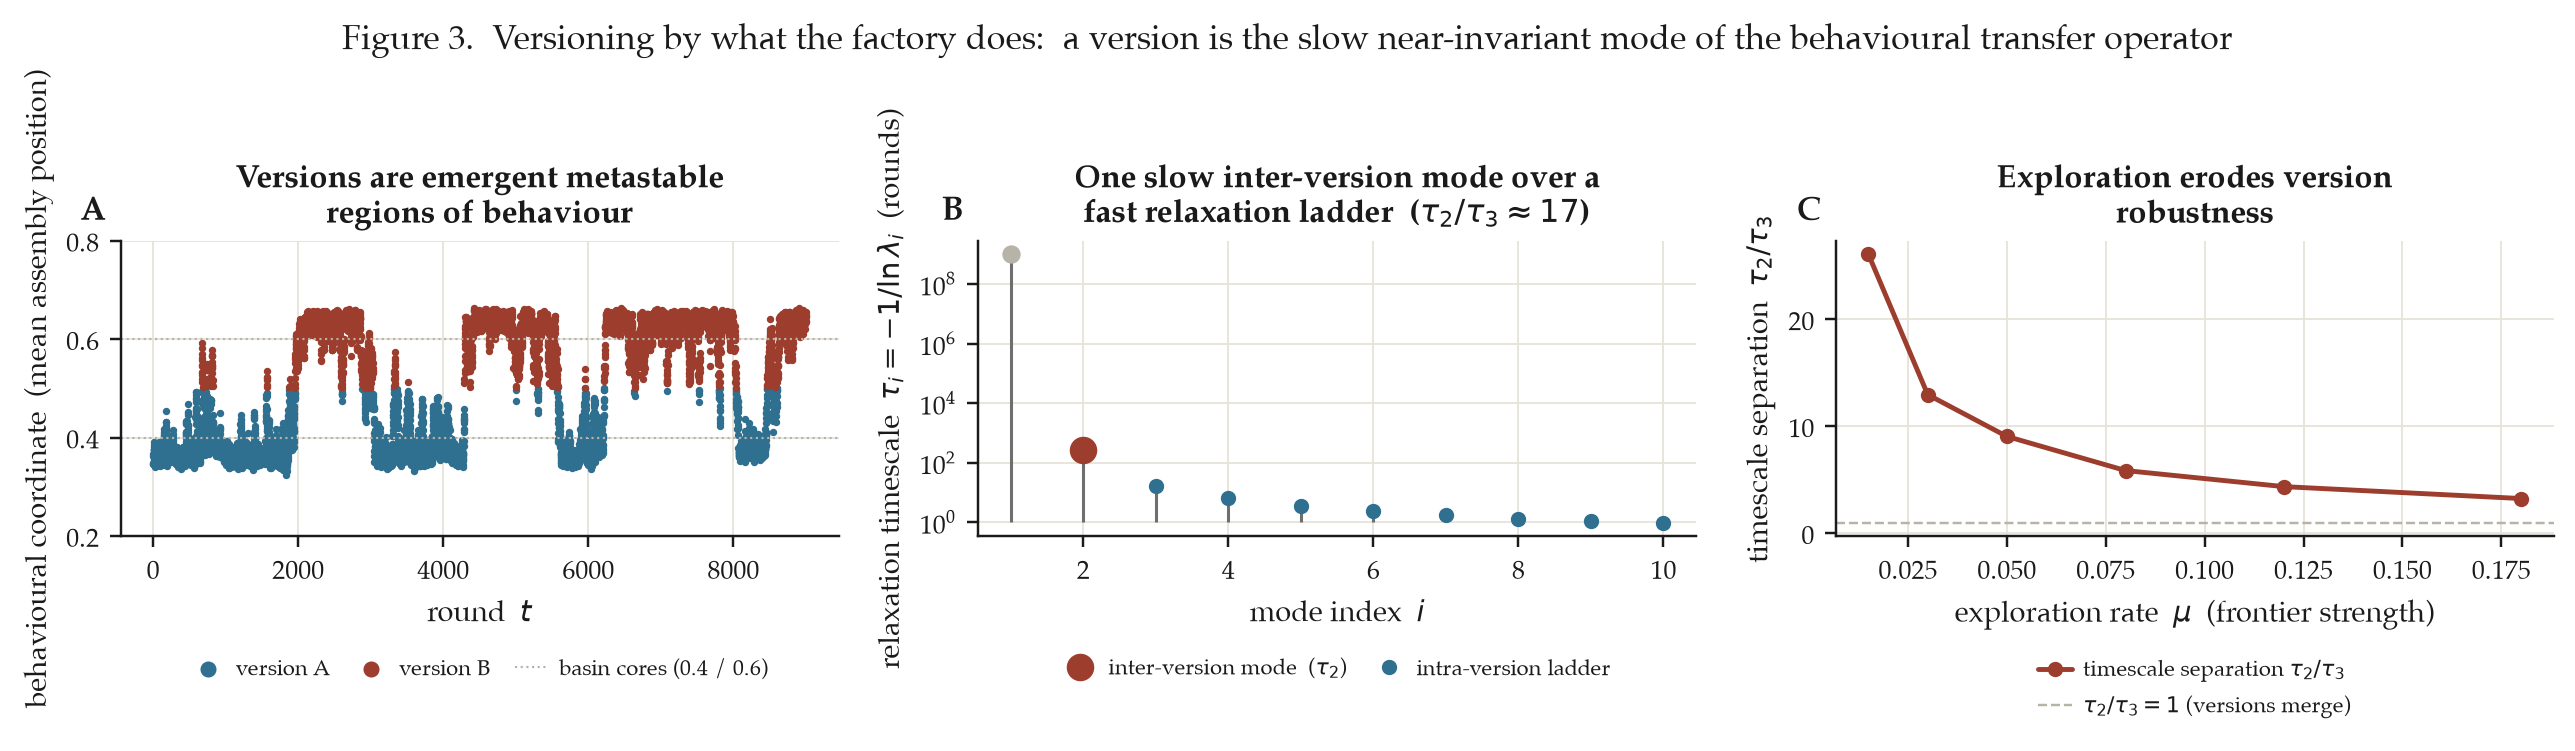

This chart was generated by the following Python code:
"""
FIGURE 3 -- Versioning by the Transfer Operator.

The paper: don't version a dark factory by what it IS (unknowable) but by what it
DOES -- a version is a near-invariant region of its input-output distribution.
The transfer operator (Perron-Frobenius) measures versions; the separation of
timescales grades robustness.

We read ONLY the factory's behavioural observable (the population's mean assembly
position; we never inspect agent weights). The stochastic-replicator population
telegraphs between two metastable assembly peaks = two versions. We estimate the
Perron-Frobenius operator by Ulam's method, reversibilise it (the clean
eigenvalue<->metastable-set correspondence is a theorem for reversible operators;
the estimated operator is already near-reversible here, max |Im lambda| = 0.014),
and read its spectrum.

Panel A: the behavioural trace, coloured by the near-invariant set each point
         belongs to. Version switches are counted with hysteresis (enter a basin
         core at 0.4/0.6) to avoid boundary chatter; the debounced dwell times are
         approximately exponential (CV ~ 0.9), the signature of noise-induced
         (Kramers-like) barrier crossing -- the versions and their transitions are
         emergent, not imposed.
Panel B: the operator's relaxation timescales tau_i = -1/ln(lambda_i). ONE slow
         inter-version mode (tau_2 ~ 270 rounds) stands an order of magnitude above
         a ladder of fast intra-version relaxation modes (tau_3 ~ 16). This
         timescale separation -- not a threshold-fragile eigenvalue count -- is
         what makes two versions well-defined. The sub-dominant eigenvector (inset)
         splits the design axis into the two basins.
Panel C: robustness vs exploration mu. More exploration shortens the slow mode and
         compresses the timescale separation toward the relaxation ladder --
         versions bleed together (the paper's "small gap => transitional version").
"""
import os, sys, json
import numpy as np
import matplotlib.pyplot as plt

sys.path.insert(0, os.path.join(os.path.dirname(__file__), "..", "src"))
import style  # noqa
from factory import DarkFactory, FactoryParams
from transfer_operator import (ulam_operator, spectrum, almost_invariant_sets,
                               coherence_timescale, n_metastable, reversibilize,
                               coherence_ratio)
style.apply()
P = style.PALETTE

BASE = dict(peakA=0.35, peakB=0.65, width=0.09, eta=2.0, M=60, c=1.0)


def debounced_switches(mp, lo=0.4, hi=0.6):
    """Count version switches only when the trace enters a basin CORE (below lo or
    above hi), debouncing the chatter at the 0.5 boundary. Returns (count, dwells)."""
    state, count, dwells, last = None, 0, [], 0
    for i, x in enumerate(mp):
        ns = state
        if x < lo:
            ns = 0
        elif x > hi:
            ns = 1
        if ns is not None and ns != state:
            if state is not None:
                count += 1; dwells.append(i - last); last = i
            state = ns
    return count, np.array(dwells)


def timescales(P_rev):
    vals, vecs = spectrum(P_rev)
    taus = np.array([coherence_timescale(v) for v in vals])
    return vals, vecs, taus


def main():
    f = DarkFactory(FactoryParams(mu=0.03, seed=2, **BASE))
    o = f.run(60_000)
    mp = o["mean_pos"]
    n_boxes = 30
    Pop, edges, occ = ulam_operator(mp, n_boxes=n_boxes)
    P_rev, pi = reversibilize(Pop)                 # read spectrum from reversibilised op
    vals, vecs, taus = timescales(P_rev)
    labels, _ = almost_invariant_sets(P_rev, m=2)
    centers = 0.5 * (edges[:-1] + edges[1:])
    rhoA = coherence_ratio(Pop, labels == 0, pi)
    rhoB = coherence_ratio(Pop, labels == 1, pi)
    tsep = taus[1] / taus[2]
    nsw, dwells = debounced_switches(mp)
    dwell_cv = float(dwells.std() / dwells.mean()) if len(dwells) > 2 else float("nan")

    box_of = np.clip(np.digitize(mp, edges[1:-1]), 0, n_boxes - 1)
    pt_label = labels[box_of]

    # Panel C data: robustness vs exploration mu
    mus = [0.015, 0.03, 0.05, 0.08, 0.12, 0.18]
    seps = []
    for mu in mus:
        ff = DarkFactory(FactoryParams(mu=mu, seed=4, **BASE))
        Pq, _, _ = ulam_operator(ff.run(60_000)["mean_pos"], n_boxes=n_boxes)
        Pqr, _ = reversibilize(Pq)
        vq, _, tq = timescales(Pqr)
        seps.append(tq[1] / tq[2])

    # ----------------------------- plot -------------------------------------
    fig, axes = plt.subplots(1, 3, figsize=(11.8, 3.6))

    # Panel A
    axA = axes[0]
    w0, w1 = 0, 9000
    t = np.arange(w0, w1); seg = mp[w0:w1]; lab = pt_label[w0:w1]
    axA.scatter(t[lab == 0], seg[lab == 0], s=2, color=P["frontier"], label="version A")
    axA.scatter(t[lab == 1], seg[lab == 1], s=2, color=P["core"], label="version B")
    axA.axhline(0.4, color=style.FAINT, lw=0.7, ls=":", label="basin cores (0.4 / 0.6)")
    axA.axhline(0.6, color=style.FAINT, lw=0.7, ls=":")
    axA.set_xlabel("round  $t$")
    axA.set_ylabel("behavioural coordinate  (mean assembly position)")
    axA.set_title("Versions are emergent metastable\nregions of behaviour")
    style.legend_below(axA, ncol=3)
    for h in axA.get_legend().legend_handles[:2]:
        h.set_sizes([18])
    axA.set_ylim(0.2, 0.8)
    style.panel_tag(axA, "A")

    # Panel B -- timescales (log), one slow mode over a relaxation ladder
    axB = axes[1]
    k = 10
    idx = np.arange(1, k + 1)
    axB.vlines(idx, 1, taus[:k], color=style.MUTED, lw=1.0)
    axB.semilogy(idx[1], taus[1], "o", color=P["core"], ms=8, zorder=4,
                 label="inter-version mode  ($\\tau_2$)")
    axB.semilogy(idx[2:], taus[2:k], "o", color=P["frontier"], ms=4, zorder=4,
                 label="intra-version ladder")
    axB.semilogy(idx[0], taus[0], "o", color=style.FAINT, ms=5, zorder=3)
    axB.set_xlabel("mode index  $i$")
    axB.set_ylabel("relaxation timescale  $\\tau_i=-1/\\ln\\lambda_i$  (rounds)")
    axB.set_title(f"One slow inter-version mode over a\nfast relaxation ladder  ($\\tau_2/\\tau_3\\approx{tsep:.0f}$)")
    style.legend_below(axB, ncol=2)
    style.panel_tag(axB, "B")

    # Panel C -- robustness vs mu
    axC = axes[2]
    axC.plot(mus, seps, "o-", color=P["core"], ms=4, label="timescale separation $\\tau_2/\\tau_3$")
    axC.axhline(1.0, color=style.FAINT, lw=0.8, ls="--", label="$\\tau_2/\\tau_3=1$ (versions merge)")
    axC.set_xlabel("exploration rate  $\\mu$  (frontier strength)")
    axC.set_ylabel("timescale separation  $\\tau_2/\\tau_3$")
    axC.set_title("Exploration erodes version\nrobustness")
    style.legend_below(axC, ncol=1)
    style.panel_tag(axC, "C")

    fig.suptitle("Figure 3.  Versioning by what the factory does:  a version is the slow near-invariant mode of the behavioural transfer operator",
                 fontsize=11, y=1.05)
    fig.tight_layout()
    style.drop_legends_below_labels(fig)
    out = os.path.join(os.path.dirname(__file__), "fig3_versioning.png")
    fig.savefig(out)
    print("wrote", out)
    print(f"reversibilised top eigs: {np.round(vals[:5],4)}")
    print(f"tau2={taus[1]:.0f} tau3={taus[2]:.0f} separation={tsep:.1f}")
    print(f"n_metastable: >0.90={n_metastable(P_rev,0.90)} >0.95={n_metastable(P_rev,0.95)} (threshold-sensitive)")
    print(f"coherence ratios A={rhoA:.3f} B={rhoB:.3f}")
    print(f"debounced version switches={nsw}  dwell CV={dwell_cv:.2f} (≈1 ⇒ Kramers-like)")
    json.dump(dict(top_eigs=list(np.round(vals[:10], 4)), taus=list(np.round(taus[:10], 1)),
                   tau2=float(taus[1]), tau3=float(taus[2]), timescale_sep=float(tsep),
                   n_meta_090=int(n_metastable(P_rev, 0.90)), n_meta_095=int(n_metastable(P_rev, 0.95)),
                   rhoA=rhoA, rhoB=rhoB, debounced_switches=int(nsw), dwell_cv=dwell_cv,
                   mus=mus, sep_vs_mu=seps),
              open(os.path.join(os.path.dirname(__file__), "..", "out", "fig3.json"), "w"), indent=2)


if __name__ == "__main__":
    main()
